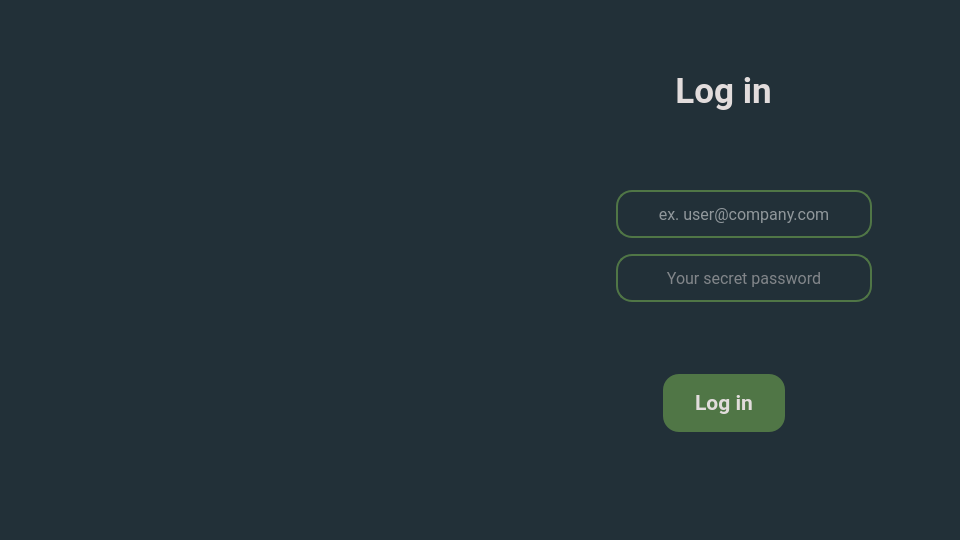
<?xml version="1.0" encoding="UTF-8"?>
<ui version="4.0">
 <class>Parent</class>
 <widget class="QWidget" name="Parent">
  <property name="geometry">
   <rect>
    <x>0</x>
    <y>0</y>
    <width>960</width>
    <height>540</height>
   </rect>
  </property>
  <property name="minimumSize">
   <size>
    <width>960</width>
    <height>540</height>
   </size>
  </property>
  <property name="font">
   <font>
    <pointsize>12</pointsize>
   </font>
  </property>
  <property name="windowTitle">
   <string>Login</string>
  </property>
  <property name="styleSheet">
   <string notr="true">QWidget#Parent {background-color: rgb(34, 48, 56)}
</string>
  </property>
  <layout class="QHBoxLayout" name="horizontalLayout">
   <property name="spacing">
    <number>8</number>
   </property>
   <property name="leftMargin">
    <number>8</number>
   </property>
   <property name="topMargin">
    <number>8</number>
   </property>
   <property name="rightMargin">
    <number>8</number>
   </property>
   <property name="bottomMargin">
    <number>8</number>
   </property>
   <item>
    <widget class="QLabel" name="lb_background">
     <property name="minimumSize">
      <size>
       <width>480</width>
       <height>0</height>
      </size>
     </property>
     <property name="font">
      <font>
       <family>Roboto</family>
       <pointsize>8</pointsize>
      </font>
     </property>
     <property name="styleSheet">
      <string notr="true">border-image: url(:/Main/icons/vertical_background.jpg);</string>
     </property>
     <property name="text">
      <string/>
     </property>
    </widget>
   </item>
   <item>
    <widget class="QWidget" name="Form" native="true">
     <property name="minimumSize">
      <size>
       <width>480</width>
       <height>0</height>
      </size>
     </property>
     <property name="font">
      <font>
       <family>Roboto</family>
       <pointsize>16</pointsize>
      </font>
     </property>
     <property name="styleSheet">
      <string notr="true">QPushButton {
border-radius: 16px;
}</string>
     </property>
     <layout class="QVBoxLayout" name="verticalLayout_3">
      <property name="spacing">
       <number>16</number>
      </property>
      <property name="leftMargin">
       <number>8</number>
      </property>
      <property name="topMargin">
       <number>8</number>
      </property>
      <property name="rightMargin">
       <number>8</number>
      </property>
      <property name="bottomMargin">
       <number>8</number>
      </property>
      <item alignment="Qt::AlignmentFlag::AlignHCenter|Qt::AlignmentFlag::AlignVCenter">
       <widget class="QLabel" name="lb_login_title">
        <property name="font">
         <font>
          <family>Roboto</family>
          <pointsize>26</pointsize>
          <bold>true</bold>
         </font>
        </property>
        <property name="styleSheet">
         <string notr="true">color: rgb(226, 220, 220);</string>
        </property>
        <property name="text">
         <string>Log in</string>
        </property>
        <property name="alignment">
         <set>Qt::AlignmentFlag::AlignCenter</set>
        </property>
       </widget>
      </item>
      <item alignment="Qt::AlignmentFlag::AlignHCenter|Qt::AlignmentFlag::AlignVCenter">
       <widget class="QWidget" name="widget" native="true">
        <property name="sizePolicy">
         <sizepolicy hsizetype="Preferred" vsizetype="Preferred">
          <horstretch>0</horstretch>
          <verstretch>0</verstretch>
         </sizepolicy>
        </property>
        <property name="font">
         <font>
          <family>Roboto</family>
          <pointsize>16</pointsize>
         </font>
        </property>
        <property name="styleSheet">
         <string notr="true">QLineEdit {
    border-radius: 16px;	
	background-color: rgba(29, 38, 30,0);	
	color: rgb(226, 220, 220);
	border-style: solid;
    border-width: 1.5px;
	border-color:  rgb(80, 118, 70);
}
</string>
        </property>
        <layout class="QFormLayout" name="formLayout">
         <property name="labelAlignment">
          <set>Qt::AlignmentFlag::AlignCenter</set>
         </property>
         <property name="formAlignment">
          <set>Qt::AlignmentFlag::AlignCenter</set>
         </property>
         <property name="horizontalSpacing">
          <number>8</number>
         </property>
         <property name="verticalSpacing">
          <number>16</number>
         </property>
         <property name="leftMargin">
          <number>8</number>
         </property>
         <property name="topMargin">
          <number>8</number>
         </property>
         <property name="rightMargin">
          <number>8</number>
         </property>
         <property name="bottomMargin">
          <number>8</number>
         </property>
         <item row="1" column="0">
          <widget class="QLabel" name="lb_user">
           <property name="enabled">
            <bool>true</bool>
           </property>
           <property name="sizePolicy">
            <sizepolicy hsizetype="Fixed" vsizetype="Fixed">
             <horstretch>0</horstretch>
             <verstretch>0</verstretch>
            </sizepolicy>
           </property>
           <property name="minimumSize">
            <size>
             <width>16</width>
             <height>16</height>
            </size>
           </property>
           <property name="font">
            <font>
             <family>Roboto</family>
             <pointsize>16</pointsize>
            </font>
           </property>
           <property name="text">
            <string/>
           </property>
           <property name="pixmap">
            <pixmap>:/Main/icons/user.svg</pixmap>
           </property>
           <property name="scaledContents">
            <bool>false</bool>
           </property>
          </widget>
         </item>
         <item row="1" column="1">
          <widget class="QLineEdit" name="le_user">
           <property name="sizePolicy">
            <sizepolicy hsizetype="Fixed" vsizetype="Fixed">
             <horstretch>0</horstretch>
             <verstretch>0</verstretch>
            </sizepolicy>
           </property>
           <property name="minimumSize">
            <size>
             <width>256</width>
             <height>48</height>
            </size>
           </property>
           <property name="maximumSize">
            <size>
             <width>256</width>
             <height>16777215</height>
            </size>
           </property>
           <property name="font">
            <font>
             <family>Roboto</family>
             <pointsize>12</pointsize>
            </font>
           </property>
           <property name="toolTip">
            <string/>
           </property>
           <property name="toolTipDuration">
            <number>-1</number>
           </property>
           <property name="statusTip">
            <string/>
           </property>
           <property name="whatsThis">
            <string/>
           </property>
           <property name="styleSheet">
            <string notr="true">color: rgb(255, 255, 255);</string>
           </property>
           <property name="text">
            <string/>
           </property>
           <property name="alignment">
            <set>Qt::AlignmentFlag::AlignCenter</set>
           </property>
           <property name="placeholderText">
            <string>ex. user@company.com</string>
           </property>
          </widget>
         </item>
         <item row="3" column="0">
          <widget class="QLabel" name="lb_password">
           <property name="text">
            <string/>
           </property>
           <property name="pixmap">
            <pixmap>:/Main/icons/lock.svg</pixmap>
           </property>
          </widget>
         </item>
         <item row="3" column="1">
          <widget class="QLineEdit" name="le_password">
           <property name="sizePolicy">
            <sizepolicy hsizetype="Fixed" vsizetype="Fixed">
             <horstretch>0</horstretch>
             <verstretch>0</verstretch>
            </sizepolicy>
           </property>
           <property name="minimumSize">
            <size>
             <width>256</width>
             <height>48</height>
            </size>
           </property>
           <property name="maximumSize">
            <size>
             <width>192</width>
             <height>16777215</height>
            </size>
           </property>
           <property name="font">
            <font>
             <family>Roboto</family>
             <pointsize>12</pointsize>
            </font>
           </property>
           <property name="toolTip">
            <string extracomment="lol">This is your usual work password.</string>
           </property>
           <property name="toolTipDuration">
            <number>-1</number>
           </property>
           <property name="echoMode">
            <enum>QLineEdit::EchoMode::Password</enum>
           </property>
           <property name="alignment">
            <set>Qt::AlignmentFlag::AlignCenter</set>
           </property>
           <property name="placeholderText">
            <string>Your secret password</string>
           </property>
           <property name="clearButtonEnabled">
            <bool>false</bool>
           </property>
          </widget>
         </item>
         <item row="5" column="0">
          <widget class="QLabel" name="lb_warning_icon">
           <property name="enabled">
            <bool>false</bool>
           </property>
           <property name="sizePolicy">
            <sizepolicy hsizetype="Fixed" vsizetype="Fixed">
             <horstretch>0</horstretch>
             <verstretch>0</verstretch>
            </sizepolicy>
           </property>
           <property name="minimumSize">
            <size>
             <width>32</width>
             <height>32</height>
            </size>
           </property>
           <property name="font">
            <font>
             <family>Roboto</family>
             <pointsize>16</pointsize>
             <bold>false</bold>
            </font>
           </property>
           <property name="accessibleName">
            <string extracomment="Segoe UI,9,-1,5,400,0,0,0,0,0,0,0,0,0,0,1"/>
           </property>
           <property name="styleSheet">
            <string notr="true">QLabel#lb_warning_icon:disabled
{
	border-image: none;
}

QLabel#lb_warning_icon:enabled
{
	border-image: url(:/Main/icons/alert-circle.svg);
}

</string>
           </property>
           <property name="text">
            <string/>
           </property>
          </widget>
         </item>
         <item row="5" column="1">
          <widget class="QLabel" name="lb_warning_message">
           <property name="enabled">
            <bool>false</bool>
           </property>
           <property name="sizePolicy">
            <sizepolicy hsizetype="Preferred" vsizetype="Preferred">
             <horstretch>5</horstretch>
             <verstretch>0</verstretch>
            </sizepolicy>
           </property>
           <property name="font">
            <font>
             <family>Roboto</family>
             <pointsize>12</pointsize>
             <bold>true</bold>
            </font>
           </property>
           <property name="styleSheet">
            <string notr="true">QLabel
{
color: rgb(173, 101, 85);
}
QLabel:disabled
{
	color: rgba(0, 0, 0, 0);
}</string>
           </property>
           <property name="frameShape">
            <enum>QFrame::Shape::NoFrame</enum>
           </property>
           <property name="frameShadow">
            <enum>QFrame::Shadow::Plain</enum>
           </property>
           <property name="text">
            <string>Credentials are not correct!</string>
           </property>
           <property name="alignment">
            <set>Qt::AlignmentFlag::AlignLeading|Qt::AlignmentFlag::AlignLeft|Qt::AlignmentFlag::AlignVCenter</set>
           </property>
          </widget>
         </item>
        </layout>
       </widget>
      </item>
      <item alignment="Qt::AlignmentFlag::AlignHCenter|Qt::AlignmentFlag::AlignTop">
       <widget class="QPushButton" name="pb_log_in">
        <property name="sizePolicy">
         <sizepolicy hsizetype="Fixed" vsizetype="Fixed">
          <horstretch>0</horstretch>
          <verstretch>0</verstretch>
         </sizepolicy>
        </property>
        <property name="minimumSize">
         <size>
          <width>0</width>
          <height>0</height>
         </size>
        </property>
        <property name="font">
         <font>
          <family>Roboto</family>
          <pointsize>16</pointsize>
          <italic>false</italic>
          <bold>true</bold>
          <underline>false</underline>
          <kerning>true</kerning>
         </font>
        </property>
        <property name="toolTip">
         <string notr="true"/>
        </property>
        <property name="toolTipDuration">
         <number>-1</number>
        </property>
        <property name="styleSheet">
         <string notr="true">QPushButton
{
background-color: rgb(80, 118, 70);
color: rgb(226, 220, 220);
padding-left: 32px;
padding-right: 32px;
padding-top: 16px;
padding-bottom: 16px;
}

QPushButton:hover
{
	background-color: rgb(53, 78, 40);
}</string>
        </property>
        <property name="text">
         <string>Log in</string>
        </property>
       </widget>
      </item>
     </layout>
    </widget>
   </item>
  </layout>
 </widget>
 <layoutdefault spacing="12" margin="26"/>
 <tabstops>
  <tabstop>pb_log_in</tabstop>
  <tabstop>le_user</tabstop>
  <tabstop>le_password</tabstop>
 </tabstops>
 <resources>
  <include location="icons.qrc"/>
 </resources>
 <connections/>
 <designerdata>
  <property name="gridDeltaX">
   <number>8</number>
  </property>
  <property name="gridDeltaY">
   <number>8</number>
  </property>
  <property name="gridSnapX">
   <bool>true</bool>
  </property>
  <property name="gridSnapY">
   <bool>true</bool>
  </property>
  <property name="gridVisible">
   <bool>true</bool>
  </property>
 </designerdata>
</ui>
